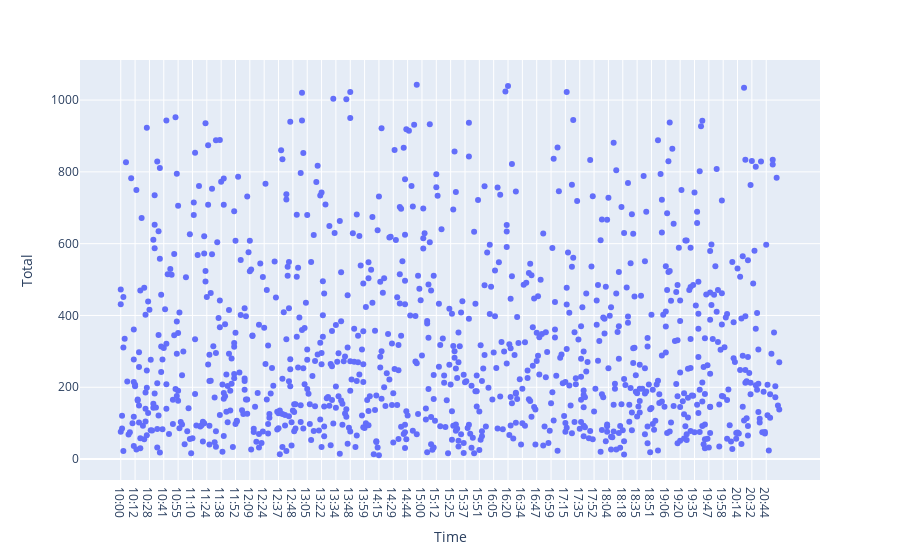

Source (notebook cell):
### Markdown cell above
#### Total sum of purchases by time of purchases

### Code cell
fig = px.scatter(sale, x="Time", y="Total")
fig.show()

### Figure 1 — Plotly figure (JSON) as saved in the notebook; plotly's stock layout.template omitted (floating-point values rounded to 4 significant figures; data arrays with more than 128 entries replaced by an {"elided": "..."} marker saying what was removed)
{"data": [{"hovertemplate": "Time=%{x}<br>Total=%{y}<extra></extra>", "legendgroup": "", "marker": {"color": "#636efa", "symbol": "circle"}, "mode": "markers", "name": "", "orientation": "v", "showlegend": false, "type": "scatter", "x": {"elided": "1000 str values"}, "xaxis": "x", "y": {"elided": "1000 float values"}, "yaxis": "y"}], "layout": {"legend": {"tracegroupgap": 0}, "margin": {"t": 60}, "xaxis": {"anchor": "y", "domain": [0, 1], "title": {"text": "Time"}}, "yaxis": {"anchor": "x", "domain": [0, 1], "title": {"text": "Total"}}}}
